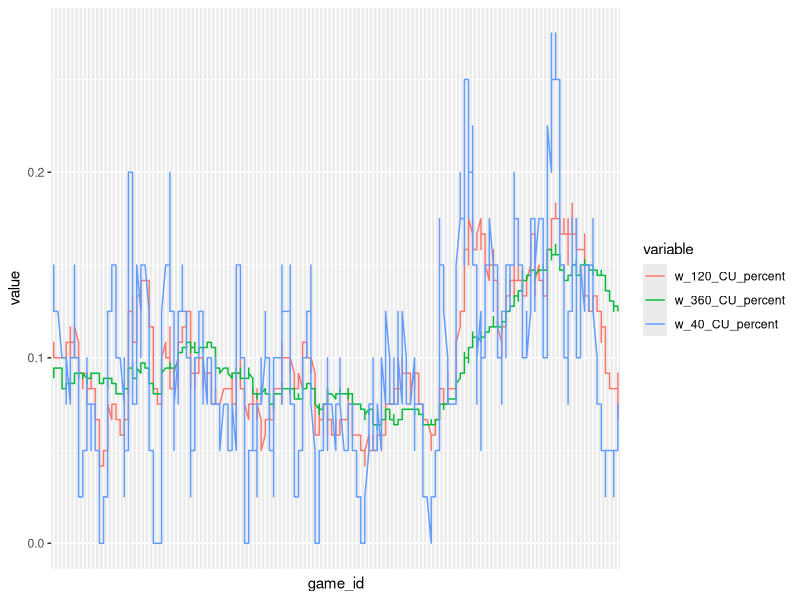
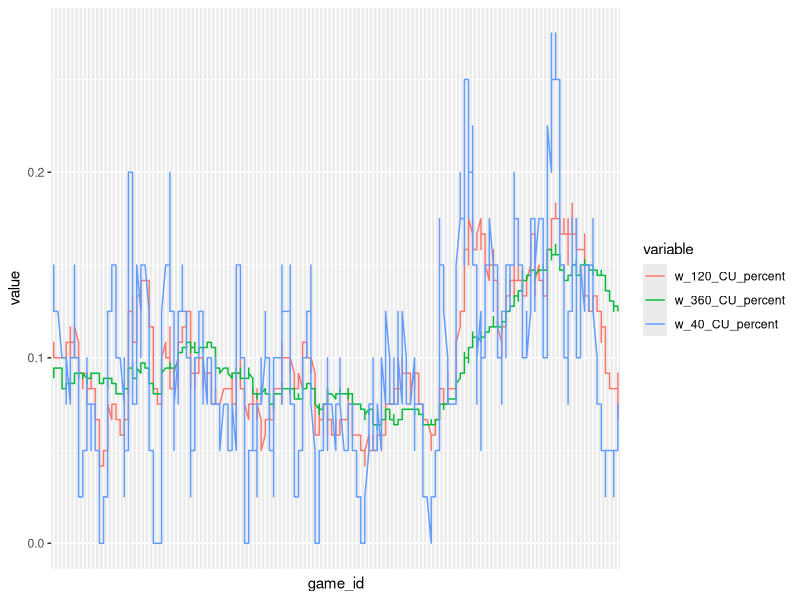

Write R code to recreate these figures, in order.
library('ggplot2')

#df <- read.csv('pitch_freq.csv')
#
#ggplot(df, aes(x = pitch_id, y = value, group = variable)) +
#    geom_line(aes(color = variable))
#ggsave('pitch_freq.pdf')
#
#df2 <- read.csv('yearly_pitch_freq.csv')
#
#ggplot(df2, aes(x = year, y = value, group = variable)) +
#    geom_line(aes(color = variable))
#ggsave('yearly_pitch_freq.pdf')
#
#df3 <- read.csv('pitcher_vs_batter.csv')
#
#ggplot(df3, aes(x = count)) +
#    geom_histogram(binwidth = 1, fill = 'steelblue') +
#    scale_x_continuous(breaks = seq(0,150,10))
#ggsave('test.pdf')
#
#df4 <- read.csv('ab_vs_batter.csv')
#
#ggplot(df4, aes(x = count)) +
#    geom_histogram(binwidth = 1, fill = 'steelblue') +
#    scale_x_continuous(breaks = seq(0,30,5))
#ggsave('ab_count_vs_batters.pdf')
#
#df5 <- read.csv('pitch_freq_changes.csv')
#
#ggplot(df5, aes(x = pitch_type, y = percentage)) +
#    geom_boxplot()
#ggsave('pitch_freq_between_games.pdf')
#
#ggplot(df5, aes(x = game_id, y = percentage, group = pitch_type)) +
#    geom_line(aes(color = pitch_type))
#ggsave('test.pdf')
#
#df6 <- read.csv('pitch_freq_yearly_changes.csv')
#
#ggplot(df6, aes(x = year, y = percentage, group = pitch_type)) +
#    geom_line(aes(color = pitch_type))
#ggsave('test2.pdf')
#
#df7 <- read.csv('volatility.csv')
#
#ggplot(df7, aes(x = change_value)) +
#    geom_density(fill = 'steelblue')
#ggsave('pitcher_volatility.pdf')
#
#df8 <- read.csv('top_vol.csv')
#
#unique_pitchers <- unique(df8[, 'pitcher_id'])
#
#for (pitcher in unique_pitchers) {
#    df <- df8[df8$pitcher_id == pitcher, ]
#
#    ggplot(df, aes(x = pitch_type, y = percent, fill = train_test)) +
#        geom_bar(stat = 'identity', position = position_dodge()) 
#
#    filename <- paste('vol', pitcher, sep = '_')
#    ggsave(paste(filename, 'pdf', sep = '.'))   
#}
#ggplot(df8, aes(x = pitch_type, y = percent, fill = train_test)) +
#    geom_bar(stat = 'identity', position = position_dodge()) +
#    facet_grid(pitcher_id ~ .)
#ggsave('test.pdf')

#df9 <- read.csv('pitch_frequencies_change.csv')
#
#ggplot(df9, aes(x = game_id, y = value, group = variable)) +
#    geom_line(aes(color = variable)) +
#    theme(axis.ticks.x = element_blank(),
#          axis.text.x = element_blank())
#ggsave('test2.pdf')

df10 <- read.csv('pitch_frequencies_windows.csv')

curve <- c('w_40_CU_percent', 'w_120_CU_percent', 'w_360_CU_percent')
temp <- df10[df10$variable %in% curve, ]

ggplot(temp, aes(x = game_id, y = value, group = variable)) +
    geom_line(aes(color = variable)) +
    theme(axis.ticks.x = element_blank(),
          axis.text.x = element_blank())
ggsave('test3.pdf')
